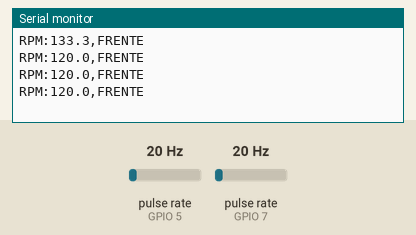
Bench run of a sketch on a simulated ESP32-C3. Parts: the last lines printed to the serial monitor. Wiring (inferred from the names in the program): 2 × pulse sensor: data GPIO 5 / data GPIO 7. Inputs (shaded band) come from the test bench; at power-on: pulse rate (sensors on GPIO 7, GPIO 5) 20 Hz.

Above: at 1.2 s.
1.3 s: pulse rate (sensor on GPIO 7) set to 4 Hz
At 1.68 s:
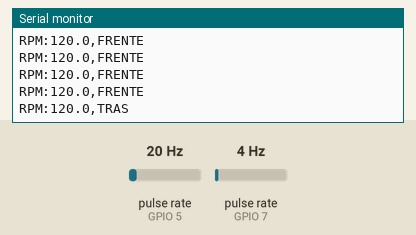
3.5 s: pulse rate (sensor on GPIO 5) set to 4 Hz
At 3.79 s:
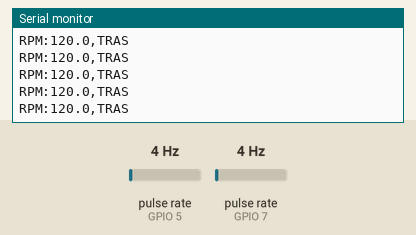
5.0 s: pulse rate (sensor on GPIO 5) set to 50 Hz
At 5.34 s:
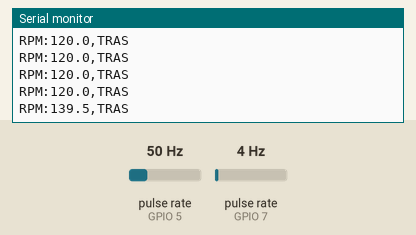
6.5 s: pulse rate (sensor on GPIO 7) set to 50 Hz
At 7.09 s:
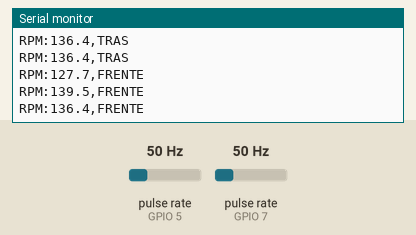
Timing chart, 0 to 9.0 s (numbered marks = the images above; inputs shaded):
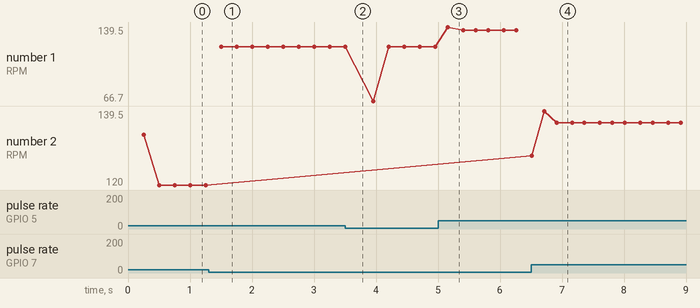

The sketch:

esp32_C3_Sensor_Efeito_Hall.ino
```cpp
const int PIN_SENSOR_A = 5; // GPIO 5
const int PIN_SENSOR_B = 7; // GPIO 7

// Registradores de ordem
volatile int primeiro_sensor_tocado = 0; // 1 para A, 2 para B
volatile unsigned long ultimo_tempo_A = 0;
volatile unsigned long ultimo_tempo_B = 0;

volatile unsigned long ultimo_tempo_volta = 0;
volatile unsigned long delta_tempo = 0;
volatile bool nova_meia_volta = false;
volatile int direcao_final = 0; // 1 = FRENTE, 2 = TRAS

const unsigned long TEMPO_DEBOUNCE = 200; // Evita repetições do mesmo ímã

// ====== INTERRUPÇÃO SENSOR A ======
void IRAM_ATTR detecta_A() {
  unsigned long tempo_atual = millis();
  if (tempo_atual - ultimo_tempo_A > TEMPO_DEBOUNCE) {
    ultimo_tempo_A = tempo_atual;

    // Se ninguém foi tocado ainda nesta passada, o A foi o primeiro! (FRENTE)
    if (primeiro_sensor_tocado == 0) {
      primeiro_sensor_tocado = 1;
    }
    // Se o B já tinha sido tocado, o A fecha a passada vindo de trás
    else if (primeiro_sensor_tocado == 2) {
      delta_tempo = tempo_atual - ultimo_tempo_volta;
      ultimo_tempo_volta = tempo_atual;
      direcao_final = 2; // TRÁS
      nova_meia_volta = true;
      primeiro_sensor_tocado = 0; // Reseta para a próxima passada
    }
  }
}

// ====== INTERRUPÇÃO SENSOR B ======
void IRAM_ATTR detecta_B() {
  unsigned long tempo_atual = millis();
  if (tempo_atual - ultimo_tempo_B > TEMPO_DEBOUNCE) {
    ultimo_tempo_B = tempo_atual;

    // Se ninguém foi tocado ainda nesta passada, o B foi o primeiro! (TRÁS)
    if (primeiro_sensor_tocado == 0) {
      primeiro_sensor_tocado = 2;
    }
    // Se o A já tinha sido tocado, o B fecha a passada vindo de frente
    else if (primeiro_sensor_tocado == 1) {
      delta_tempo = tempo_atual - ultimo_tempo_volta;
      ultimo_tempo_volta = tempo_atual;
      direcao_final = 1; // FRENTE
      nova_meia_volta = true;
      primeiro_sensor_tocado = 0; // Reseta para a próxima passada
    }
  }
}

void setup() {
  Serial.begin(115200);
  while (!Serial) { delay(10); }

  pinMode(PIN_SENSOR_A, INPUT_PULLUP);
  pinMode(PIN_SENSOR_B, INPUT_PULLUP);

  attachInterrupt(digitalPinToInterrupt(PIN_SENSOR_A), detecta_A, FALLING);
  attachInterrupt(digitalPinToInterrupt(PIN_SENSOR_B), detecta_B, FALLING);

  Serial.println("ESP32-C3: Sistema de Ordem Ativo nos GPIOs 5 e 7!");
}

void loop() {
  static float rpm = 0;
  unsigned long tempo_atual = millis();

  if (nova_meia_volta) {
    nova_meia_volta = false;

    rpm = (60000.0 / delta_tempo) / 2.0;
    if (rpm > 150) rpm = 150;

    Serial.print("RPM:");
    Serial.print(rpm, 1);
    Serial.print(",");
    if (direcao_final == 1) Serial.println("FRENTE");
    else if (direcao_final == 2) Serial.println("TRAS");
  }

  // SEGURANÇA: Se o pedal parar por 2.5 segundos, zera
  if (tempo_atual - ultimo_tempo_volta > 2500) {
    if (rpm > 0) {
      rpm = 0;
      primeiro_sensor_tocado = 0;
      Serial.println("RPM:0.0,PARADO");
    }
  }

  delay(50);
}
```

Measured:
- after the input at 1.3 s, the serial monitor: prints a new line after 0.20 s (image 1)
- after the input at 5.0 s, the serial monitor: prints a new line after 0.16 s (image 3)
- after the input at 6.5 s, the serial monitor: prints a new line after 0.21 s (image 4)
- plotted number 1: 120 → 136.4 after the input at 5.0 s
